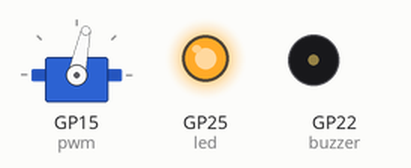
A program run on a simulated Raspberry Pi Pico running MicroPython. On the bench: servo, output pins drawn as LEDs (lit = HIGH), buzzer (waves = sounding, pin HIGH). Servo angles are drawn from the pulse width (0.5 ms = 0°, 2.5 ms = 180°).

Above: at 0.05 s.
At 0.3 s:
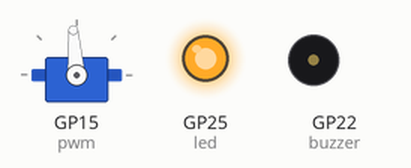
Timing chart, 0 to 3.0 s (numbered marks = the images above):
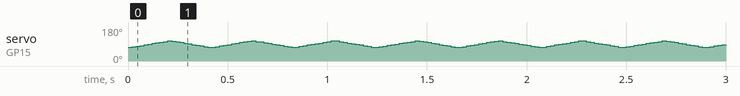

The program:

raspberry_pi_pico_servotest.py
```python
'''VERY IMPORTANT TO CONNECT ALL THE COMPONENTS TO THE BOARD BEFORE RUNNING THE CODE OTHERWISE YOU MAY GET SOME ERRORS!!!'''
from machine import Pin, I2C
from machine import Pin, PWM
import utime
import math

dmin = 11
Mid = 1500000
Min = 1300000
Max = 1700000
a = Min
step = 10000

buzzer = Pin(22, Pin.OUT)
buzzer.value(0)
led = Pin(25, Pin.OUT)
led.value(1)
pwm = PWM(Pin(15))
trig = Pin(20, Pin.OUT)
echo = Pin(21, Pin.IN)

pwm.freq(50)
pwm.duty_ns(a)

def distance_cm():
   trig.low()
   utime.sleep_us(2)
   trig.high()
   utime.sleep_us(4)
   trig.low()
   while echo.value() == 0:
       sLOW = utime.ticks_us()
   while echo.value() == 1:
       sHIGH = utime.ticks_us()
   timePerSignal = sHIGH - sLOW
   distance = (timePerSignal * 0.03493) / 2
   print("Distance",distance,"cm")
   return distance

while True:
    while(a>=(Min - step) and a<= (Max - step)):
        pwm.duty_ns(a)
        a = a + step
        utime.sleep(0.005)
    while(a>=Min and a<= Max):
        pwm.duty_ns(a)
        a = a - step
        utime.sleep(0.005)
```
